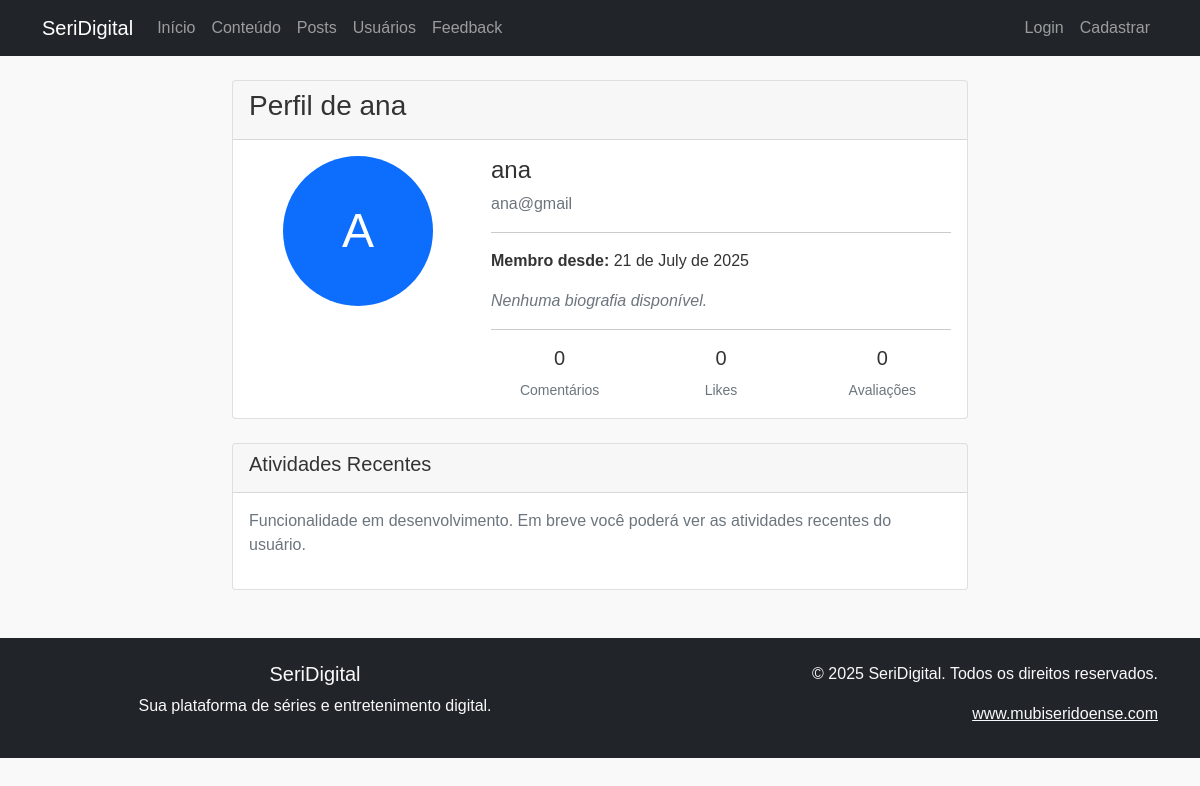
Page /users/profile/1 on the earlier database version.
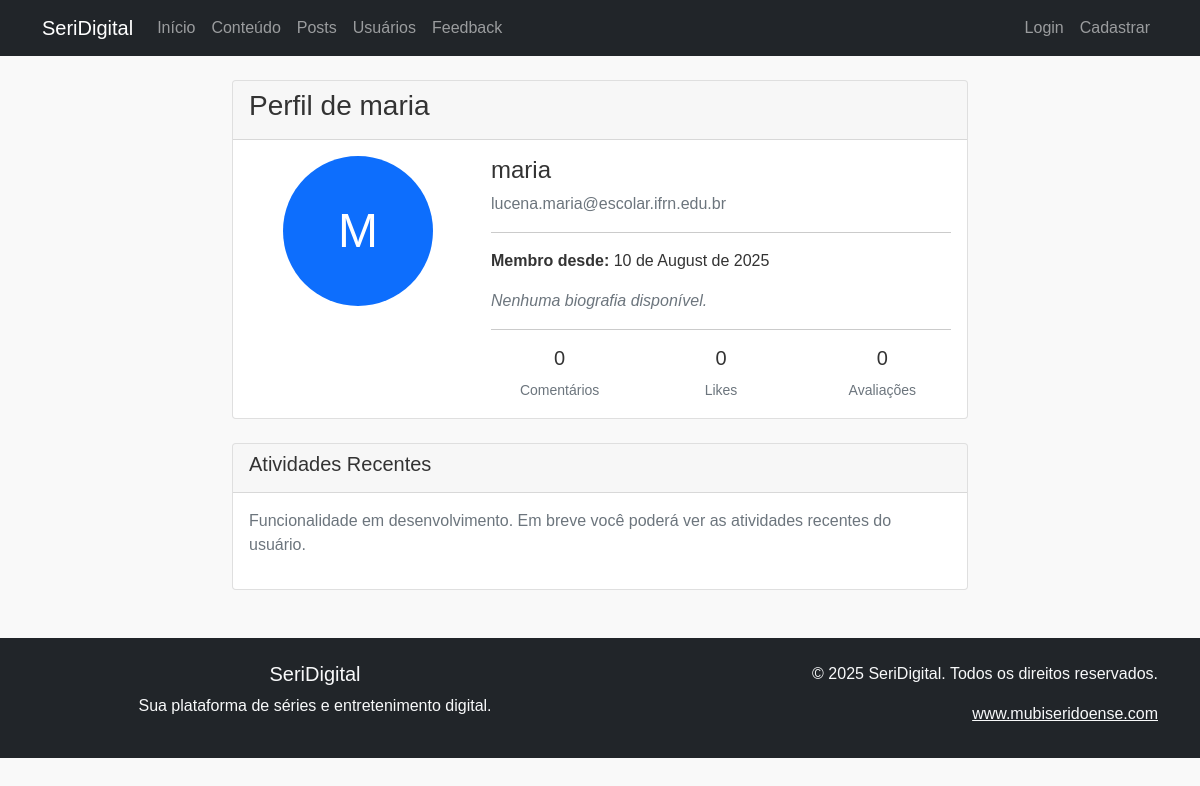
Same page on the later database version.
### app/models.py (models this page shows, shortened)
class Usuario(UserMixin, db.Model):
    __tablename__ = 'tb_users'
    __table_args__ = (
        db.UniqueConstraint('usr_email', name='uq_usuario_email'),
        {'sqlite_autoincrement': True}
    )
    id = db.Column('usr_id', db.Integer, primary_key=True)
    nome = db.Column('usr_name', db.String(255), nullable=False)
    email = db.Column('usr_email', db.String(255), nullable=False, unique=True, index=True)
    _senha_hash = db.Column('usr_password', db.String(255), nullable=False)
    profile_picture = db.Column('usr_profile_picture', db.String(255))
    biografia = db.Column('usr_bio', db.Text)
    is_admin = db.Column(db.Boolean, default=False, nullable=False)
    criado_em = db.Column('usr_created_at', db.DateTime, default=datetime.utcnow, nullable=False)
    seguidores = db.relationship('Follower', foreign_keys='Follower.follower_id', backref='seguidor', lazy='dynamic')
    seguidos = db.relationship('Follower', foreign_keys='Follower.followed_id', backref='seguido', lazy='dynamic')
    mensagens_enviadas = db.relationship('PrivateMessage', foreign_keys='PrivateMessage.sender_id', backref='sender', lazy='dynamic')
    mensagens_recebidas = db.relationship('PrivateMessage', foreign_keys='PrivateMessage.receiver_id', backref='receiver', lazy='dynamic')
    comentarios = db.relationship('Comment', backref='user', lazy='dynamic')
    likes = db.relationship('Like', backref='user', lazy='dynamic')
    historico_assistido = db.relationship('WatchHistory', backref='user', lazy='dynamic')
    avaliacoes = db.relationship('Rating', backref='user', lazy='dynamic')
    @property
    def senha(self):
        raise AttributeError("Senha não pode ser lida diretamente.")

### app/blueprints/users.py (the view)
@users_bp.route('/profile/<int:user_id>')
def profile(user_id):
    usuario = Usuario.query.get_or_404(user_id)
    return render_template('users/profile.html', usuario=usuario)

### app/templates/users/profile.html (shortened to what this page needs)
{% extends "base.html" %}
{% block content %}
<div class="container mt-4">
    <div class="row">
        <div class="col-md-8 mx-auto">
            <div class="card">
                <div class="card-header">
                    <h3>Perfil de {{ usuario.nome }}</h3>
                </div>
                <div class="card-body">
                    <div class="row">
                        <div class="col-md-4 text-center">
                            {% if usuario.profile_picture %}
                                <img src="{{ usuario.profile_picture }}" alt="Foto de {{ usuario.nome }}" class="rounded-circle mb-3" width="150" height="150">
                            {% else %}
                                <div class="bg-primary text-white rounded-circle d-flex align-items-center justify-content-center mx-auto mb-3" style="width: 150px; height: 150px; font-size: 3rem;">
                                    {{ usuario.nome[0].upper() }}
                                </div>
                            {% endif %}
                        </div>
                        <div class="col-md-8">
                            <h4>{{ usuario.nome }}</h4>
                            <p class="text-muted">{{ usuario.email }}</p>
                            <hr>
                            <div class="mb-3">
                                <strong>Membro desde:</strong> {{ usuario.criado_em.strftime('%d de %B de %Y') }}
                            </div>
                            {% if usuario.biografia %}
                                <div class="mb-3">
                                    <strong>Biografia:</strong>
                                    <p class="mt-2">{{ usuario.biografia }}</p>
                                </div>
                            {% else %}
                                <div class="mb-3">
                                    <em class="text-muted">Nenhuma biografia disponível.</em>
                                </div>
                            {% endif %}
                            <hr>
                            <div class="row text-center">
                                <div class="col-4">
                                    <h5>{{ usuario.comentarios.count() }}</h5>
                                    <small class="text-muted">Comentários</small>
                                </div>
                                <div class="col-4">
                                    <h5>{{ usuario.likes.count() }}</h5>
                                    <small class="text-muted">Likes</small>
                                </div>
                                <div class="col-4">
                                    <h5>{{ usuario.avaliacoes.count() }}</h5>
                                    <small class="text-muted">Avaliações</small>
                                </div>
                            </div>
                        </div>
                    </div>
                </div>
            </div>
            <div class="card mt-4">
                <div class="card-header">
                    <h5>Atividades Recentes</h5>
                </div>
                <div class="card-body">
                    <p class="text-muted">Funcionalidade em desenvolvimento. Em breve você poderá ver as atividades recentes do usuário.</p>
                </div>
            </div>
        </div>
    </div>
</div>
{% endblock %}

Differences in the rows shown:
changed Usuario: nome "ana" → "maria"; usr_name "A" → "M"; email "ana@gmail" → "lucena.maria@escolar.ifrn.edu.br"; criado_em "21 de July de 2025" → "10 de August de 2025"
